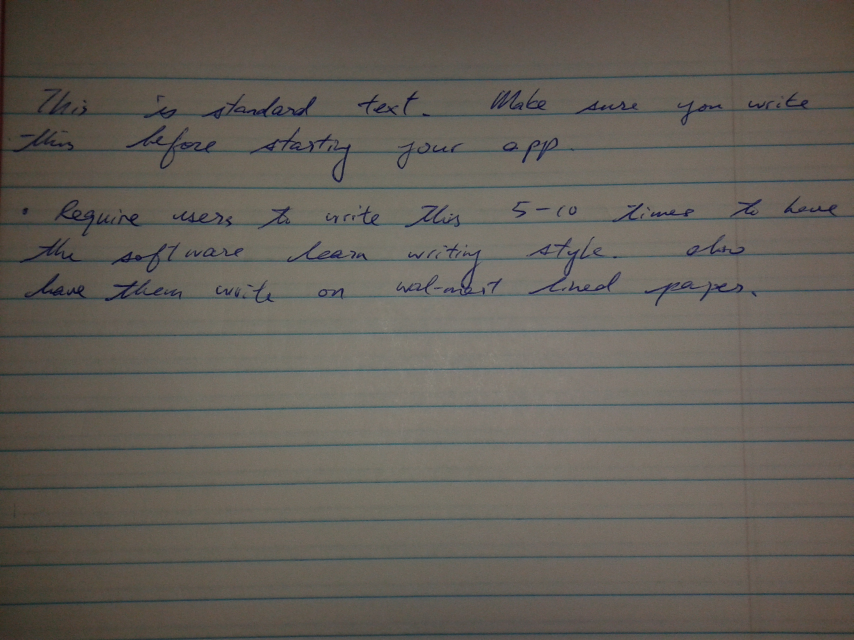
#> input picture src/test/resources/img/sample.jpg, 2560 x 1920 px (shown at 1/3 size)
$ python my_pyramid.py
#> lines starting #> are read from the running program, lines starting #| are printed output that depends on the picture
from skimage import data
from skimage.transform import resize
from skimage.io import imread
from skimage.io import imshow
import matplotlib.pyplot as plt

img = imread("../../src/test/resources/img/sample.jpg")
#> img is the input picture: shape (1920, 2560, 3); mean R, G, B 100.3, 95.2, 87.9
scale = .05
smaller_img = resize(img, (img.shape[0]*scale, img.shape[1]*scale), mode='reflect')
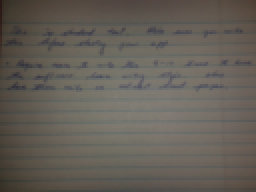
#> smaller_img: shape (96, 128, 3) float64 (shown 2 times larger); mean R, G, B 0.393, 0.373, 0.345
imshow(smaller_img)
plt.show()

# use this as reference: http://www.pyimagesearch.com/2015/03/16/image-pyramids-with-python-and-opencv/
